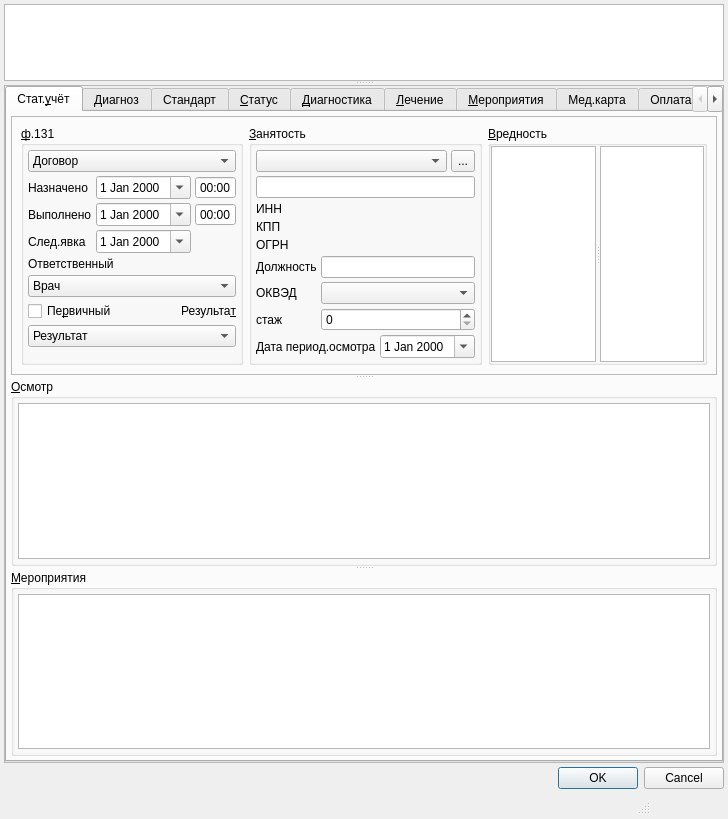
<?xml version="1.0" encoding="UTF-8"?>
<ui version="4.0">
 <class>Dialog</class>
 <widget class="QDialog" name="Dialog">
  <property name="geometry">
   <rect>
    <x>0</x>
    <y>0</y>
    <width>728</width>
    <height>819</height>
   </rect>
  </property>
  <property name="windowTitle">
   <string>Dialog</string>
  </property>
  <layout class="QGridLayout" name="gridLayout_3">
   <property name="margin">
    <number>4</number>
   </property>
   <property name="spacing">
    <number>4</number>
   </property>
   <item row="0" column="0">
    <widget class="QSplitter" name="splitter2">
     <property name="sizePolicy">
      <sizepolicy hsizetype="Preferred" vsizetype="Preferred">
       <horstretch>0</horstretch>
       <verstretch>2</verstretch>
      </sizepolicy>
     </property>
     <property name="orientation">
      <enum>Qt::Vertical</enum>
     </property>
     <widget class="CTextBrowser" name="txtClientInfoBrowser">
      <property name="sizePolicy">
       <sizepolicy hsizetype="Expanding" vsizetype="Ignored">
        <horstretch>0</horstretch>
        <verstretch>1</verstretch>
       </sizepolicy>
      </property>
      <property name="focusPolicy">
       <enum>Qt::ClickFocus</enum>
      </property>
      <property name="whatsThis">
       <string>Описание пациента</string>
      </property>
      <property name="html">
       <string>&lt;!DOCTYPE HTML PUBLIC &quot;-//W3C//DTD HTML 4.0//EN&quot; &quot;http://www.w3.org/TR/REC-html40/strict.dtd&quot;&gt;
&lt;html&gt;&lt;head&gt;&lt;meta name=&quot;qrichtext&quot; content=&quot;1&quot; /&gt;&lt;style type=&quot;text/css&quot;&gt;
p, li { white-space: pre-wrap; }
&lt;/style&gt;&lt;/head&gt;&lt;body style=&quot; font-family:'MS Shell Dlg 2'; font-size:8.25pt; font-weight:400; font-style:normal;&quot;&gt;
&lt;p style=&quot;-qt-paragraph-type:empty; margin-top:0px; margin-bottom:0px; margin-left:0px; margin-right:0px; -qt-block-indent:0; text-indent:0px; font-size:8pt;&quot;&gt;&lt;br /&gt;&lt;/p&gt;&lt;/body&gt;&lt;/html&gt;</string>
      </property>
     </widget>
     <widget class="QScrollArea" name="scrollArea">
      <property name="sizePolicy">
       <sizepolicy hsizetype="Preferred" vsizetype="Preferred">
        <horstretch>0</horstretch>
        <verstretch>5</verstretch>
       </sizepolicy>
      </property>
      <property name="widgetResizable">
       <bool>true</bool>
      </property>
      <widget class="QTabWidget" name="tabWidget">
       <property name="geometry">
        <rect>
         <x>0</x>
         <y>0</y>
         <width>718</width>
         <height>668</height>
        </rect>
       </property>
       <property name="currentIndex">
        <number>0</number>
       </property>
       <widget class="QWidget" name="tabToken">
        <attribute name="title">
         <string>Стат.&amp;учёт</string>
        </attribute>
        <layout class="QGridLayout" name="gridLayout">
         <property name="margin">
          <number>4</number>
         </property>
         <property name="spacing">
          <number>4</number>
         </property>
         <item row="0" column="0">
          <widget class="QWidget" name="widget" native="true">
           <layout class="QVBoxLayout" name="verticalLayout">
            <property name="spacing">
             <number>0</number>
            </property>
            <property name="margin">
             <number>0</number>
            </property>
            <item>
             <widget class="QSplitter" name="splitter_2">
              <property name="orientation">
               <enum>Qt::Vertical</enum>
              </property>
              <property name="childrenCollapsible">
               <bool>false</bool>
              </property>
              <widget class="QFrame" name="frame">
               <property name="frameShape">
                <enum>QFrame::StyledPanel</enum>
               </property>
               <property name="frameShadow">
                <enum>QFrame::Raised</enum>
               </property>
               <layout class="QHBoxLayout" name="horizontalLayout_4">
                <item>
                 <widget class="QGroupBox" name="grpBase">
                  <property name="title">
                   <string>&amp;ф.131</string>
                  </property>
                  <layout class="QGridLayout" name="gridLayout_2">
                   <property name="margin">
                    <number>4</number>
                   </property>
                   <property name="spacing">
                    <number>4</number>
                   </property>
                   <item row="0" column="0" colspan="3">
                    <widget class="CContractComboBox" name="cmbContract">
                     <property name="whatsThis">
                      <string>номер, дата и основание договора в рамках которого производится осмотр</string>
                     </property>
                     <item>
                      <property name="text">
                       <string>Договор</string>
                      </property>
                     </item>
                    </widget>
                   </item>
                   <item row="1" column="0">
                    <widget class="QLabel" name="lblBegDate">
                     <property name="text">
                      <string>Назначено</string>
                     </property>
                     <property name="buddy">
                      <cstring>edtBegDate</cstring>
                     </property>
                    </widget>
                   </item>
                   <item row="1" column="1" colspan="2">
                    <widget class="QFrame" name="frmBegDateTime">
                     <property name="sizePolicy">
                      <sizepolicy hsizetype="Maximum" vsizetype="Preferred">
                       <horstretch>0</horstretch>
                       <verstretch>0</verstretch>
                      </sizepolicy>
                     </property>
                     <property name="frameShape">
                      <enum>QFrame::NoFrame</enum>
                     </property>
                     <property name="frameShadow">
                      <enum>QFrame::Plain</enum>
                     </property>
                     <property name="lineWidth">
                      <number>0</number>
                     </property>
                     <layout class="QHBoxLayout" name="horizontalLayout">
                      <property name="spacing">
                       <number>4</number>
                      </property>
                      <property name="margin">
                       <number>0</number>
                      </property>
                      <item>
                       <widget class="CDateEdit" name="edtBegDate">
                        <property name="sizePolicy">
                         <sizepolicy hsizetype="Maximum" vsizetype="Fixed">
                          <horstretch>0</horstretch>
                          <verstretch>0</verstretch>
                         </sizepolicy>
                        </property>
                        <property name="whatsThis">
                         <string>дата начала осмотра</string>
                        </property>
                        <property name="calendarPopup">
                         <bool>true</bool>
                        </property>
                       </widget>
                      </item>
                      <item>
                       <widget class="QTimeEdit" name="edtBegTime">
                        <property name="sizePolicy">
                         <sizepolicy hsizetype="Maximum" vsizetype="Fixed">
                          <horstretch>0</horstretch>
                          <verstretch>0</verstretch>
                         </sizepolicy>
                        </property>
                        <property name="buttonSymbols">
                         <enum>QAbstractSpinBox::NoButtons</enum>
                        </property>
                        <property name="displayFormat">
                         <string>HH:mm</string>
                        </property>
                       </widget>
                      </item>
                     </layout>
                    </widget>
                   </item>
                   <item row="2" column="0">
                    <widget class="QLabel" name="lblEndDate">
                     <property name="text">
                      <string>Выполнено</string>
                     </property>
                     <property name="buddy">
                      <cstring>edtEndDate</cstring>
                     </property>
                    </widget>
                   </item>
                   <item row="2" column="1" colspan="2">
                    <widget class="QFrame" name="frmEndDateTime">
                     <property name="sizePolicy">
                      <sizepolicy hsizetype="Maximum" vsizetype="Preferred">
                       <horstretch>0</horstretch>
                       <verstretch>0</verstretch>
                      </sizepolicy>
                     </property>
                     <property name="frameShape">
                      <enum>QFrame::NoFrame</enum>
                     </property>
                     <property name="frameShadow">
                      <enum>QFrame::Plain</enum>
                     </property>
                     <property name="lineWidth">
                      <number>0</number>
                     </property>
                     <layout class="QHBoxLayout" name="horizontalLayout_2">
                      <property name="spacing">
                       <number>4</number>
                      </property>
                      <property name="margin">
                       <number>0</number>
                      </property>
                      <item>
                       <widget class="CDateEdit" name="edtEndDate">
                        <property name="sizePolicy">
                         <sizepolicy hsizetype="Maximum" vsizetype="Fixed">
                          <horstretch>0</horstretch>
                          <verstretch>0</verstretch>
                         </sizepolicy>
                        </property>
                        <property name="whatsThis">
                         <string>дата окончания осмотра</string>
                        </property>
                        <property name="calendarPopup">
                         <bool>true</bool>
                        </property>
                       </widget>
                      </item>
                      <item>
                       <widget class="QTimeEdit" name="edtEndTime">
                        <property name="sizePolicy">
                         <sizepolicy hsizetype="Maximum" vsizetype="Fixed">
                          <horstretch>0</horstretch>
                          <verstretch>0</verstretch>
                         </sizepolicy>
                        </property>
                        <property name="buttonSymbols">
                         <enum>QAbstractSpinBox::NoButtons</enum>
                        </property>
                        <property name="displayFormat">
                         <string>HH:mm</string>
                        </property>
                       </widget>
                      </item>
                     </layout>
                    </widget>
                   </item>
                   <item row="3" column="0">
                    <widget class="QLabel" name="lblNextDate">
                     <property name="text">
                      <string>След.явка</string>
                     </property>
                     <property name="buddy">
                      <cstring>edtNextDate</cstring>
                     </property>
                    </widget>
                   </item>
                   <item row="3" column="1" colspan="2">
                    <widget class="QFrame" name="frmNextDateTime">
                     <property name="sizePolicy">
                      <sizepolicy hsizetype="Maximum" vsizetype="Preferred">
                       <horstretch>0</horstretch>
                       <verstretch>0</verstretch>
                      </sizepolicy>
                     </property>
                     <property name="frameShape">
                      <enum>QFrame::NoFrame</enum>
                     </property>
                     <property name="frameShadow">
                      <enum>QFrame::Plain</enum>
                     </property>
                     <property name="lineWidth">
                      <number>0</number>
                     </property>
                     <layout class="QHBoxLayout" name="horizontalLayout_3">
                      <property name="spacing">
                       <number>4</number>
                      </property>
                      <property name="margin">
                       <number>0</number>
                      </property>
                      <item>
                       <widget class="CDateEdit" name="edtNextDate">
                        <property name="sizePolicy">
                         <sizepolicy hsizetype="Maximum" vsizetype="Fixed">
                          <horstretch>0</horstretch>
                          <verstretch>0</verstretch>
                         </sizepolicy>
                        </property>
                        <property name="calendarPopup">
                         <bool>true</bool>
                        </property>
                       </widget>
                      </item>
                     </layout>
                    </widget>
                   </item>
                   <item row="4" column="0" colspan="3">
                    <widget class="QLabel" name="lblPerson">
                     <property name="text">
                      <string>Ответственный</string>
                     </property>
                     <property name="buddy">
                      <cstring>cmbPerson</cstring>
                     </property>
                    </widget>
                   </item>
                   <item row="5" column="0" colspan="3">
                    <widget class="CPersonComboBoxEx" name="cmbPerson">
                     <property name="whatsThis">
                      <string>врач отвечающий за осмотр (терапевт)</string>
                     </property>
                     <item>
                      <property name="text">
                       <string>Врач</string>
                      </property>
                     </item>
                    </widget>
                   </item>
                   <item row="6" column="0" colspan="2">
                    <widget class="QCheckBox" name="chkPrimary">
                     <property name="text">
                      <string>Пе&amp;рвичный</string>
                     </property>
                    </widget>
                   </item>
                   <item row="6" column="2">
                    <widget class="QLabel" name="lblResult">
                     <property name="text">
                      <string>Результа&amp;т</string>
                     </property>
                     <property name="alignment">
                      <set>Qt::AlignRight|Qt::AlignTrailing|Qt::AlignVCenter</set>
                     </property>
                     <property name="buddy">
                      <cstring>cmbResult</cstring>
                     </property>
                    </widget>
                   </item>
                   <item row="7" column="0" colspan="3">
                    <widget class="CRBComboBox" name="cmbResult">
                     <property name="whatsThis">
                      <string>результат осмотра</string>
                     </property>
                     <item>
                      <property name="text">
                       <string>Результат</string>
                      </property>
                     </item>
                    </widget>
                   </item>
                   <item row="8" column="0" colspan="2">
                    <spacer>
                     <property name="orientation">
                      <enum>Qt::Vertical</enum>
                     </property>
                     <property name="sizeHint" stdset="0">
                      <size>
                       <width>16</width>
                       <height>20</height>
                      </size>
                     </property>
                    </spacer>
                   </item>
                  </layout>
                 </widget>
                </item>
                <item>
                 <widget class="QGroupBox" name="grpWork">
                  <property name="title">
                   <string>&amp;Занятость</string>
                  </property>
                  <layout class="QGridLayout" name="_3">
                   <property name="margin">
                    <number>4</number>
                   </property>
                   <property name="spacing">
                    <number>4</number>
                   </property>
                   <item row="9" column="0" colspan="2">
                    <spacer>
                     <property name="orientation">
                      <enum>Qt::Vertical</enum>
                     </property>
                     <property name="sizeHint" stdset="0">
                      <size>
                       <width>111</width>
                       <height>21</height>
                      </size>
                     </property>
                    </spacer>
                   </item>
                   <item row="0" column="3">
                    <widget class="QToolButton" name="btnSelectWorkOrganisation">
                     <property name="sizePolicy">
                      <sizepolicy hsizetype="Fixed" vsizetype="Ignored">
                       <horstretch>0</horstretch>
                       <verstretch>0</verstretch>
                      </sizepolicy>
                     </property>
                     <property name="text">
                      <string>...</string>
                     </property>
                    </widget>
                   </item>
                   <item row="6" column="1" colspan="3">
                    <widget class="COKVEDComboBox" name="cmbWorkOKVED"/>
                   </item>
                   <item row="8" column="2" colspan="2">
                    <widget class="CDateEdit" name="edtPrevDate">
                     <property name="calendarPopup">
                      <bool>true</bool>
                     </property>
                    </widget>
                   </item>
                   <item row="6" column="0">
                    <widget class="QLabel" name="lblWorkOKVED">
                     <property name="text">
                      <string>ОКВЭД</string>
                     </property>
                     <property name="buddy">
                      <cstring>cmbWorkOKVED</cstring>
                     </property>
                    </widget>
                   </item>
                   <item row="5" column="0">
                    <widget class="QLabel" name="lblWorkPost">
                     <property name="text">
                      <string>Должность</string>
                     </property>
                     <property name="buddy">
                      <cstring>edtWorkPost</cstring>
                     </property>
                    </widget>
                   </item>
                   <item row="7" column="0">
                    <widget class="QLabel" name="lblWorkStage">
                     <property name="text">
                      <string>стаж</string>
                     </property>
                     <property name="buddy">
                      <cstring>edtWorkStage</cstring>
                     </property>
                    </widget>
                   </item>
                   <item row="7" column="1" colspan="3">
                    <widget class="QSpinBox" name="edtWorkStage"/>
                   </item>
                   <item row="8" column="0" colspan="2">
                    <widget class="QLabel" name="label_7">
                     <property name="text">
                      <string>Дата период.осмотра</string>
                     </property>
                     <property name="buddy">
                      <cstring>edtPrevDate</cstring>
                     </property>
                    </widget>
                   </item>
                   <item row="5" column="1" colspan="3">
                    <widget class="QLineEdit" name="edtWorkPost"/>
                   </item>
                   <item row="0" column="0" colspan="3">
                    <widget class="COrgComboBox" name="cmbWorkOrganisation">
                     <property name="whatsThis">
                      <string>место работы пациента</string>
                     </property>
                    </widget>
                   </item>
                   <item row="2" column="0" colspan="4">
                    <widget class="QLabel" name="lblINN">
                     <property name="text">
                      <string>ИНН</string>
                     </property>
                    </widget>
                   </item>
                   <item row="3" column="0" colspan="4">
                    <widget class="QLabel" name="lblKPP">
                     <property name="text">
                      <string>КПП</string>
                     </property>
                    </widget>
                   </item>
                   <item row="4" column="0" colspan="4">
                    <widget class="QLabel" name="lblOGRN">
                     <property name="text">
                      <string>ОГРН</string>
                     </property>
                    </widget>
                   </item>
                   <item row="1" column="0" colspan="4">
                    <widget class="QLineEdit" name="edtWorkOrganisationFreeInput"/>
                   </item>
                  </layout>
                 </widget>
                </item>
                <item>
                 <widget class="QGroupBox" name="tblWorkHurt">
                  <property name="title">
                   <string>&amp;Вредность</string>
                  </property>
                  <layout class="QGridLayout" name="_4">
                   <property name="margin">
                    <number>0</number>
                   </property>
                   <property name="spacing">
                    <number>0</number>
                   </property>
                   <item row="0" column="0">
                    <widget class="QSplitter" name="splitter">
                     <property name="orientation">
                      <enum>Qt::Horizontal</enum>
                     </property>
                     <widget class="CWorkHurtTableView" name="tblWorkHurts"/>
                     <widget class="CInDocTableView" name="tblWorkHurtFactors">
                      <property name="whatsThis">
                       <string>вредные факторы работы пациента</string>
                      </property>
                     </widget>
                    </widget>
                   </item>
                  </layout>
                 </widget>
                </item>
               </layout>
              </widget>
              <widget class="QGroupBox" name="grpInspections">
               <property name="title">
                <string>&amp;Осмотр</string>
               </property>
               <layout class="QVBoxLayout">
                <property name="spacing">
                 <number>4</number>
                </property>
                <property name="margin">
                 <number>4</number>
                </property>
                <item>
                 <widget class="CInDocTableView" name="tblInspections"/>
                </item>
               </layout>
              </widget>
              <widget class="QGroupBox" name="grpActions">
               <property name="title">
                <string>&amp;Мероприятия</string>
               </property>
               <layout class="QGridLayout" name="_2">
                <property name="margin">
                 <number>4</number>
                </property>
                <property name="spacing">
                 <number>4</number>
                </property>
                <item row="0" column="0">
                 <widget class="CInDocTableView" name="tblActions"/>
                </item>
               </layout>
              </widget>
             </widget>
            </item>
           </layout>
          </widget>
         </item>
        </layout>
       </widget>
       <widget class="CEventMedicalDiagnosisPage" name="tabMedicalDiagnosis">
        <attribute name="title">
         <string>Диагноз</string>
        </attribute>
       </widget>
       <widget class="CEventMesPage" name="tabMes">
        <attribute name="title">
         <string>Стандарт</string>
        </attribute>
       </widget>
       <widget class="CActionsPage" name="tabStatus">
        <attribute name="title">
         <string>&amp;Статус</string>
        </attribute>
       </widget>
       <widget class="CActionsPage" name="tabDiagnostic">
        <attribute name="title">
         <string>&amp;Диагностика</string>
        </attribute>
       </widget>
       <widget class="CActionsPage" name="tabCure">
        <attribute name="title">
         <string>&amp;Лечение</string>
        </attribute>
       </widget>
       <widget class="CActionsPage" name="tabMisc">
        <attribute name="title">
         <string>&amp;Мероприятия</string>
        </attribute>
       </widget>
       <widget class="CAmbCardPage" name="tabAmbCard">
        <attribute name="title">
         <string>Мед.карта</string>
        </attribute>
       </widget>
       <widget class="CEventCashPage" name="tabCash">
        <attribute name="title">
         <string>Оплата</string>
        </attribute>
       </widget>
	   <widget class="QWidget" name="tabExport">
        <attribute name="title">
         <string>Экспорт</string>
        </attribute>
        <layout class="QGridLayout" name="gridLayout_55">
         <property name="margin">
          <number>1</number>
         </property>
         <property name="spacing">
          <number>1</number>
         </property>
         <item row="0" column="0">
          <widget class="QTabWidget" name="tabWidget_2">
           <property name="currentIndex">
            <number>0</number>
           </property>
           <widget class="QWidget" name="tab_3">
            <attribute name="title">
             <string>Событие</string>
            </attribute>
            <layout class="QHBoxLayout" name="horizontalLayout_9">
             <item>
              <widget class="CInDocTableView" name="tblExport"/>
             </item>
            </layout>
           </widget>
           <widget class="QWidget" name="tab">
            <attribute name="title">
             <string>Документы</string>
            </attribute>
            <layout class="QHBoxLayout" name="horizontalLayout_8">
             <item>
              <widget class="CInDocTableView" name="tblExport_FileAttach"/>
             </item>
            </layout>
           </widget>
           <widget class="QWidget" name="tab_2">
            <attribute name="title">
             <string>ВИМИС</string>
            </attribute>
            <layout class="QHBoxLayout" name="horizontalLayout_7">
             <item>
              <widget class="CInDocTableView" name="tblExport_VIMIS">
               <property name="maximumSize">
                <size>
                 <width>16777215</width>
                 <height>16777215</height>
                </size>
               </property>
               <property name="sizeIncrement">
                <size>
                 <width>0</width>
                 <height>-1</height>
                </size>
               </property>
               <property name="baseSize">
                <size>
                 <width>0</width>
                 <height>-1</height>
                </size>
               </property>
              </widget>
             </item>
            </layout>
           </widget>
          </widget>
         </item>
        </layout>
       </widget>
       <widget class="CEventNotesPage" name="tabNotes">
        <attribute name="title">
         <string>Приме&amp;чания</string>
        </attribute>
       </widget>
      </widget>
     </widget>
    </widget>
   </item>
   <item row="1" column="0">
    <widget class="QDialogButtonBox" name="buttonBox">
     <property name="orientation">
      <enum>Qt::Horizontal</enum>
     </property>
     <property name="standardButtons">
      <set>QDialogButtonBox::Cancel|QDialogButtonBox::Ok</set>
     </property>
    </widget>
   </item>
   <item row="2" column="0">
    <layout class="QHBoxLayout" name="horizontalLayout_5" stretch="1,0,0,0,0">
     <item>
      <widget class="QStatusBar" name="statusBar">
       <property name="sizePolicy">
        <sizepolicy hsizetype="Preferred" vsizetype="Preferred">
         <horstretch>0</horstretch>
         <verstretch>0</verstretch>
        </sizepolicy>
       </property>
       <property name="toolTip">
        <string>A status bar</string>
       </property>
       <property name="whatsThis">
        <string>A status bar.</string>
       </property>
      </widget>
     </item>
     <item>
      <spacer name="horizontalSpacer">
       <property name="orientation">
        <enum>Qt::Horizontal</enum>
       </property>
       <property name="sizeHint" stdset="0">
        <size>
         <width>40</width>
         <height>20</height>
        </size>
       </property>
      </spacer>
     </item>
     <item>
      <widget class="QLabel" name="lblProlongateEvent">
       <property name="text">
        <string/>
       </property>
      </widget>
     </item>
     <item>
      <widget class="QLabel" name="lblValueExternalId">
       <property name="text">
        <string/>
       </property>
      </widget>
     </item>
     <item>
      <widget class="QLabel" name="lblValueMesCode">
       <property name="text">
        <string/>
       </property>
      </widget>
     </item>
    </layout>
   </item>
  </layout>
 </widget>
 <customwidgets>
  <customwidget>
   <class>CRBComboBox</class>
   <extends>QComboBox</extends>
   <header>library/crbcombobox.h</header>
  </customwidget>
  <customwidget>
   <class>CDateEdit</class>
   <extends>QDateEdit</extends>
   <header>library/DateEdit</header>
  </customwidget>
  <customwidget>
   <class>CContractComboBox</class>
   <extends>QComboBox</extends>
   <header>Orgs/OrgComboBox.h</header>
  </customwidget>
  <customwidget>
   <class>CInDocTableView</class>
   <extends>QTableView</extends>
   <header>library/InDocTable.h</header>
  </customwidget>
  <customwidget>
   <class>CTextBrowser</class>
   <extends>QTextBrowser</extends>
   <header>library/TextBrowser.h</header>
  </customwidget>
  <customwidget>
   <class>CPersonComboBoxEx</class>
   <extends>QComboBox</extends>
   <header>Orgs/PersonComboBoxEx.h</header>
  </customwidget>
  <customwidget>
   <class>CActionsPage</class>
   <extends>QWidget</extends>
   <header>Events/ActionsPage.h</header>
   <container>1</container>
  </customwidget>
  <customwidget>
   <class>CEventNotesPage</class>
   <extends>QWidget</extends>
   <header>Events/EventNotesPage.h</header>
   <container>1</container>
  </customwidget>
  <customwidget>
   <class>CEventCashPage</class>
   <extends>QWidget</extends>
   <header>Events/EventCashPage.h</header>
   <container>1</container>
  </customwidget>
  <customwidget>
   <class>CEventMesPage</class>
   <extends>QWidget</extends>
   <header>Events/EventMesPage.h</header>
   <container>1</container>
  </customwidget>
  <customwidget>
   <class>CWorkHurtTableView</class>
   <extends>QTableView</extends>
   <header>Registry/WorkHurtTableView.h</header>
  </customwidget>
  <customwidget>
   <class>COrgComboBox</class>
   <extends>QComboBox</extends>
   <header>Orgs/OrgComboBox.h</header>
  </customwidget>
  <customwidget>
   <class>COKVEDComboBox</class>
   <extends>QComboBox</extends>
   <header>Orgs/OKVEDComboBox.h</header>
  </customwidget>
  <customwidget>
   <class>CEventMedicalDiagnosisPage</class>
   <extends>QWidget</extends>
   <header>Events/EventMedicalDiagnosisPage.h</header>
   <container>1</container>
  </customwidget>
  <customwidget>
   <class>CAmbCardPage</class>
   <extends>QWidget</extends>
   <header>Events/AmbCardPage.h</header>
   <container>1</container>
  </customwidget>
 </customwidgets>
 <tabstops>
  <tabstop>txtClientInfoBrowser</tabstop>
  <tabstop>tabWidget</tabstop>
  <tabstop>buttonBox</tabstop>
 </tabstops>
 <resources/>
 <connections>
  <connection>
   <sender>buttonBox</sender>
   <signal>accepted()</signal>
   <receiver>Dialog</receiver>
   <slot>accept()</slot>
   <hints>
    <hint type="sourcelabel">
     <x>603</x>
     <y>779</y>
    </hint>
    <hint type="destinationlabel">
     <x>574</x>
     <y>746</y>
    </hint>
   </hints>
  </connection>
  <connection>
   <sender>buttonBox</sender>
   <signal>rejected()</signal>
   <receiver>Dialog</receiver>
   <slot>reject()</slot>
   <hints>
    <hint type="sourcelabel">
     <x>678</x>
     <y>779</y>
    </hint>
    <hint type="destinationlabel">
     <x>672</x>
     <y>746</y>
    </hint>
   </hints>
  </connection>
 </connections>
</ui>
